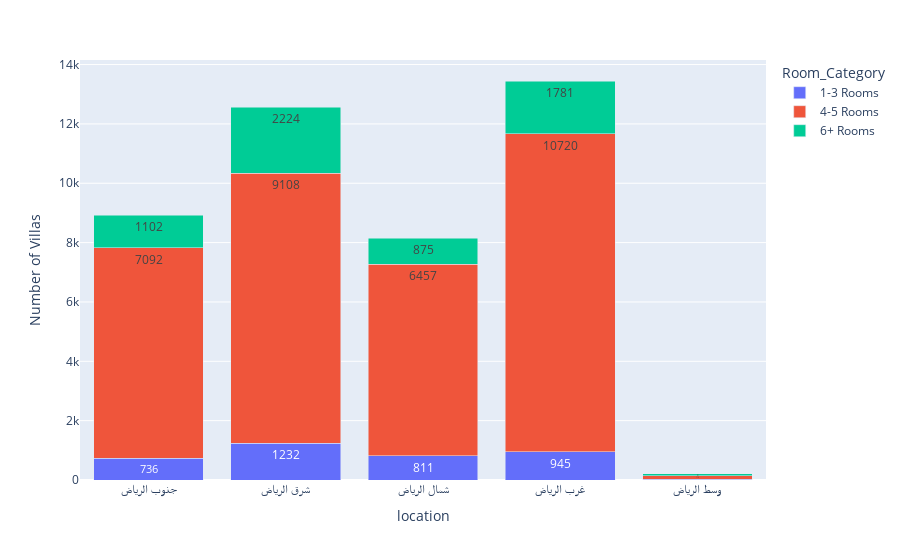

This figure's notebook cell:
### Code cell
fig = px.bar(grouped_data, 
             x='location', 
             y='Count', 
             color='Room_Category', 
             barmode='stack',
             title='',
             labels={'Count': 'Number of Villas', 'Location': 'Location'},
             text='Count')


fig.update_traces(texttemplate='%{text}', textposition='inside')
fig.update_layout(xaxis=dict(tickmode='linear'))
fig.show()

### Figure 1 — Plotly figure (JSON) as saved in the notebook; plotly's stock layout.template omitted (floating-point values rounded to 4 significant figures)
{"data": [{"alignmentgroup": "True", "hovertemplate": "Room_Category=1-3 Rooms<br>location=%{x}<br>Number of Villas=%{text}<extra></extra>", "legendgroup": "1-3 Rooms", "marker": {"color": "#636efa", "pattern": {"shape": ""}}, "name": "1-3 Rooms", "offsetgroup": "1-3 Rooms", "orientation": "v", "showlegend": true, "text": [736, 1232, 811, 945, 31], "textposition": "inside", "texttemplate": "%{text}", "type": "bar", "x": ["جنوب الرياض", "شرق الرياض", "شمال الرياض", "غرب الرياض", "وسط الرياض"], "xaxis": "x", "y": [736, 1232, 811, 945, 31], "yaxis": "y"}, {"alignmentgroup": "True", "hovertemplate": "Room_Category=4-5 Rooms<br>location=%{x}<br>Number of Villas=%{text}<extra></extra>", "legendgroup": "4-5 Rooms", "marker": {"color": "#EF553B", "pattern": {"shape": ""}}, "name": "4-5 Rooms", "offsetgroup": "4-5 Rooms", "orientation": "v", "showlegend": true, "text": [7092, 9108, 6457, 10720, 116], "textposition": "inside", "texttemplate": "%{text}", "type": "bar", "x": ["جنوب الرياض", "شرق الرياض", "شمال الرياض", "غرب الرياض", "وسط الرياض"], "xaxis": "x", "y": [7092, 9108, 6457, 10720, 116], "yaxis": "y"}, {"alignmentgroup": "True", "hovertemplate": "Room_Category=6+ Rooms<br>location=%{x}<br>Number of Villas=%{text}<extra></extra>", "legendgroup": "6+ Rooms", "marker": {"color": "#00cc96", "pattern": {"shape": ""}}, "name": "6+ Rooms", "offsetgroup": "6+ Rooms", "orientation": "v", "showlegend": true, "text": [1102, 2224, 875, 1781, 65], "textposition": "inside", "texttemplate": "%{text}", "type": "bar", "x": ["جنوب الرياض", "شرق الرياض", "شمال الرياض", "غرب الرياض", "وسط الرياض"], "xaxis": "x", "y": [1102, 2224, 875, 1781, 65], "yaxis": "y"}], "layout": {"autosize": true, "barmode": "stack", "legend": {"title": {"text": "Room_Category"}, "tracegroupgap": 0}, "margin": {"t": 60}, "xaxis": {"anchor": "y", "autorange": true, "domain": [0, 1], "range": [-0.5, 4.5], "tickmode": "linear", "title": {"text": "location"}, "type": "category"}, "yaxis": {"anchor": "x", "autorange": true, "domain": [0, 1], "range": [0, 14150.0], "title": {"text": "Number of Villas"}, "type": "linear"}}}
